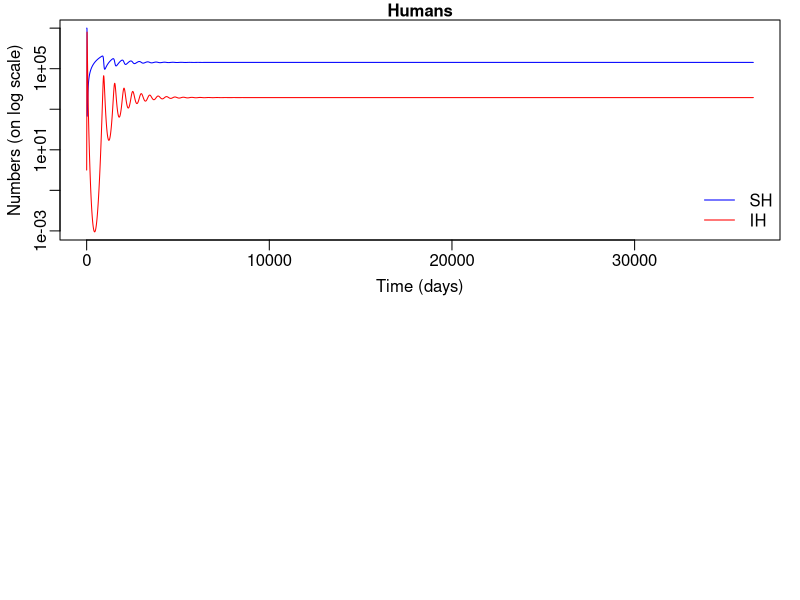
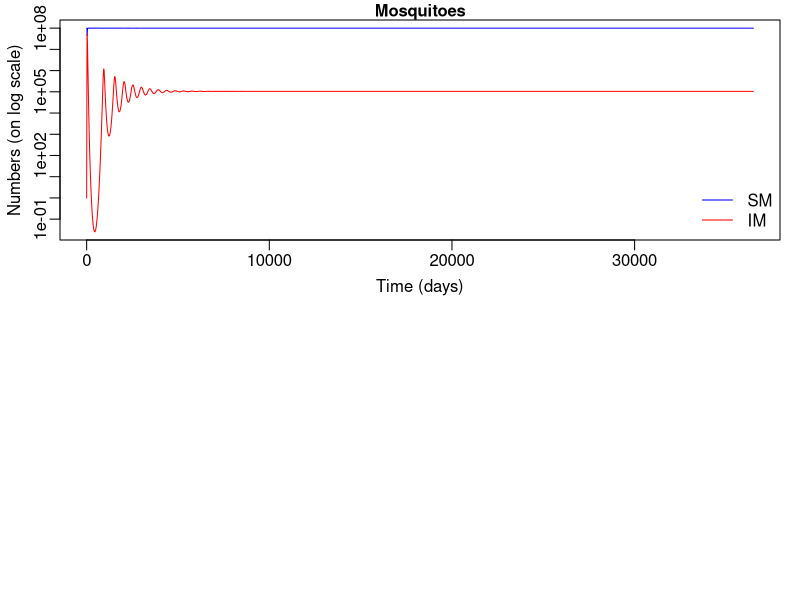
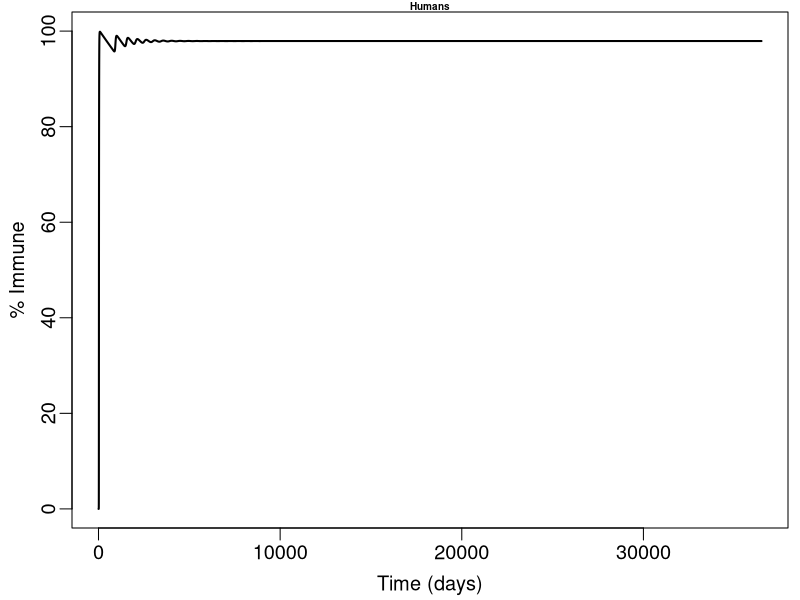

These charts were generated, in order, by the following R code:
# Lab week 8: vector-borne infections

library(deSolve)

# function for a simple mosquito borne disease
SIRMosVec = function(time, state, parms) {
  with(as.list(c(state, parms)), {
    # infection in humans
    dSH = vH - SH * r * (THM * IM) - muH * SH
    dIH = SH * r * (THM * IM) - gamma * IH - muH * IH
    # dRH = gamma * IH - muH * RH
    
    # infection in mosquitoes
    dSM = vM - SM * r * (TMH * IH) - muM * SM
    dIM = SM * r * (TMH * IH) - muM * IM
    list(c(dSH, dIH, dSM, dIM))
  })
}

############################################################
## PART 1 Model Dynamics
############################################################
# inital states and parameters
NH=1e7; IH = 1; SH=NH-IH;
muH=1/50/365; # human life span: 50 yr
vH=NH*muH;
TMH = 0.8; # prob infection from human to mosquito;
THM = 0.5; # prob infection from mosquito to human;
gamma=1/7; # infectious period: 7 days
NM=1e8; IM=1; SM=NM-IM;
muM = 1/7; # 1 week life span for mosquito
vM=NM*muM; # births in mosquito population
b=.5; # number of bite per mosquito per day;
r = b / NH; # bite rate per human per mosquito

parameters = c(muH = muH, muM = muM,
               vH = vH, vM = vM, 
               THM = THM, TMH = TMH, 
               gamma = gamma, r = b / NH)

state = c(SH = SH, IH = 1,SM = SM,  IM = 1)

times=1:(365*100);
## solve the odes using R ode sovler:
sim=ode(y=state,times=times,func=SIRMosVec,parms = parameters)

# plot results, e.g. for Humans:
par(mfrow=c(2,1),mar=c(3,3,1,1), cex=1, mgp=c(1.8,.5,0))
matplot(sim[,'time'],sim[,c('SH','IH')],type='l', 
        log='y', # NOTE: THE Y-AXIS IS ON LOG SCALE
        lwd=1,col=c('blue','red'),lty=1, main='Humans', cex.main=1,
        ylab='Numbers (on log scale)',xlab='Time (days)')
legend('bottomright',c('SH','IH'),col=c('blue','red'),
       lty=1, cex=1, lwd=1, bty='n')

# now plot results for Mosquitoes:

par(mfrow=c(2,1),mar=c(3,3,1,1), cex=1, mgp=c(1.8,.5,0))
matplot(sim[,'time'],sim[,c('SM','IM')],type='l', 
        log='y', # NOTE: THE Y-AXIS IS ON LOG SCALE
        lwd=1,col=c('blue','red'),lty=1, main='Mosquitoes', cex.main=1,
        ylab='Numbers (on log scale)',xlab='Time (days)')
legend('bottomright',c('SM','IM'),col=c('blue','red'),
       lty=1, cex=1, lwd=1, bty='n')

summary(sim[,'IH'])

summary(sim[,'IM'])

# plot % immune vs time
par(mfrow=c(1,1),mar=c(3,3,.5,.5), cex=1.2, mgp=c(1.8,.5,0))
plot(sim[,'time'],(NH-sim[,'SH']-sim[,'IH'])/NH*100,type='l', lwd=2,
     lty=1, main = 'Humans', cex.main = 0.5, ylab='% Immune',xlab='Time (days)',ylim=c(0,100))

############################################################
## PART 2 Factors shaping the model Dynamics
############################################################
## Calculating R0
## check the equatioin for R0 in the lecture slides

r0 = ((b^2 * THM * TMH) / (muM * (gamma + muH))) * (NM/NH)

#####################
## Test NM/NH vs R0 vs epidemic dynamics
## use the R Shiny App: ShinyApp_VectorBorneDis.R

 
